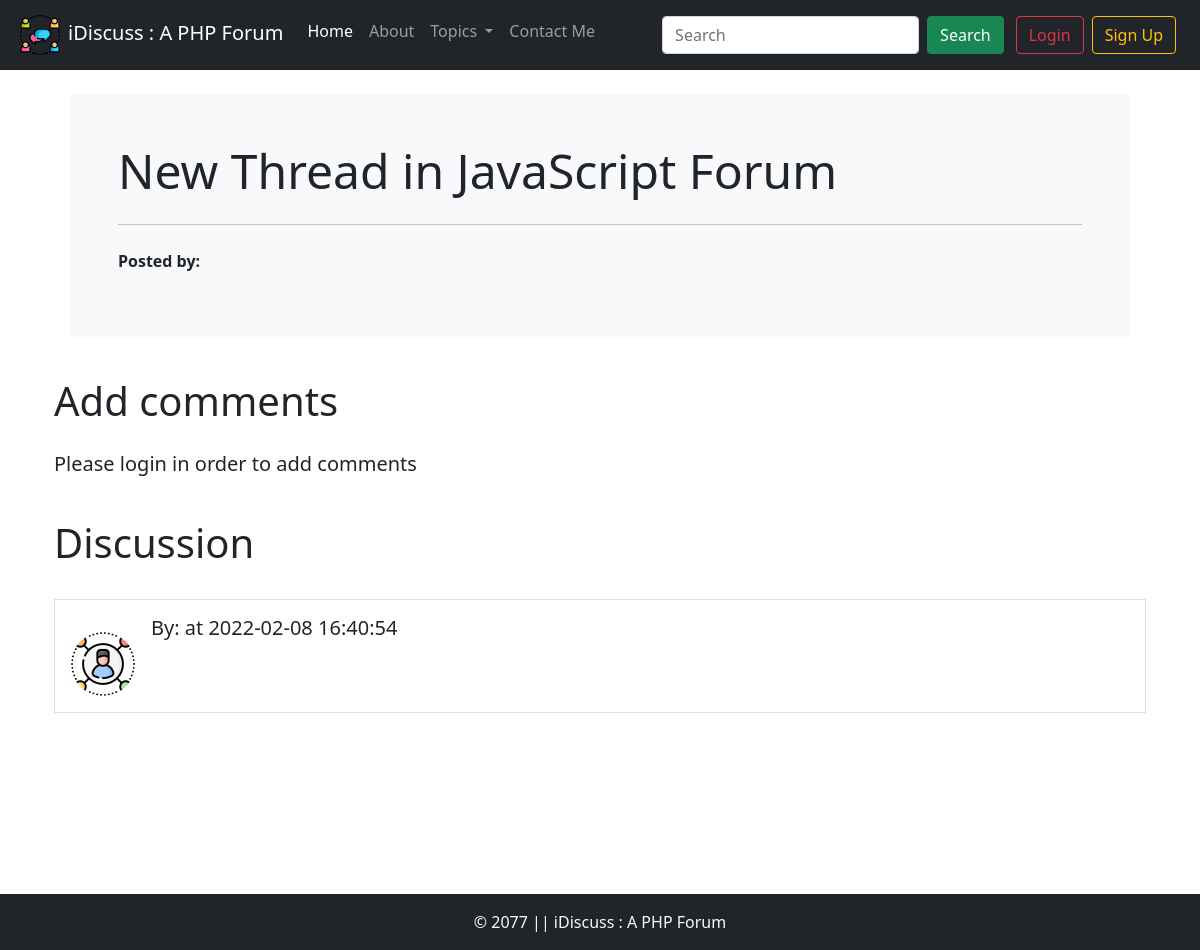
/thread.php?threadid=4, run on an earlier commit of the app's database.
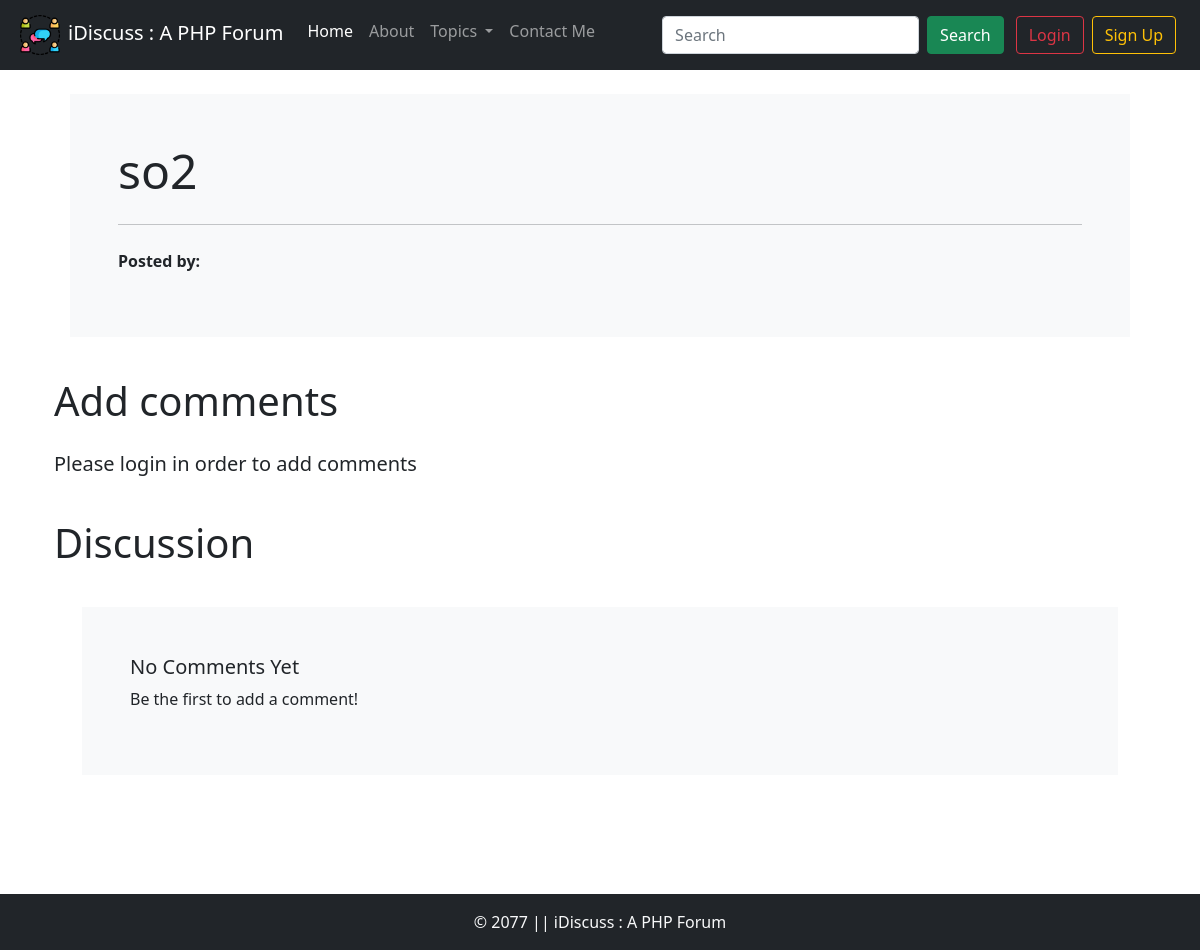
And on a later commit of the database.
### tables this page shows
CREATE TABLE `threads` (
  `thread_id` int(15) NOT NULL,
  `thread_title` text NOT NULL,
  `thread_desc` text NOT NULL,
  `thread_cat_id` int(15) NOT NULL,
  `thread_user_id` int(15) NOT NULL,
  `timestamp` datetime NOT NULL DEFAULT current_timestamp()
);

CREATE TABLE `comments` (
  `comment_id` int(8) NOT NULL,
  `comment_content` text NOT NULL,
  `thread_id` int(8) NOT NULL,
  `comment_by` int(8) NOT NULL,
  `comment_time` timestamp NOT NULL DEFAULT current_timestamp()
);

### thread.php (the view, shortened to what this page needs)
<!doctype html>
<html lang="en">
<head>
    <?php require 'partials/_head.php'; ?>
    <?php require 'partials/_dbconnect.php'; ?>
    <?php
    $id = $_GET['threadid'];
    $sql = "SELECT * FROM `threads` WHERE `thread_id` = $id;";
    $result = mysqli_query($conn, $sql);
    while ($row = mysqli_fetch_assoc($result)) {
        $threadname = $row['thread_title'];
    }
    ?>
</head>
<body>
    <?php require 'partials/_header.php'; ?>
    <?php require 'partials/_dbconnect.php'; ?>
    <div class="container min-vh-100">
        <?php
        $id = $_GET['threadid'];
        $sql = "SELECT * FROM `threads` WHERE `thread_id` = $id;";
        $result = mysqli_query($conn, $sql);
        while ($row = mysqli_fetch_assoc($result)) {
            $threadname = $row['thread_title'];
        }
        ?>
        <div class="container my-4 ">
            <div class="jumbotron bg-light p-5 rounded-lg m-3">
                <h1 class="display-5"> <?php echo $threadname; ?></h1>
                <hr class="my-4">
                <p><b>Posted by: </b><?php echo $_SESSION['username'];?></p>
            </div>
        </div>
        <div class="container my-4">
            <h1 class="py-3">Add comments</h1>
            <?php
            if (isset($_SESSION['loggedin']) && $_SESSION['loggedin'] == TRUE) {
                echo '
                    <form action="' . $_SERVER['REQUEST_URI'] . '" method="POST">
                    <div class="mb-3">
                        <label for="content">Write Your Comment</label>
                        <textarea name="content" id="content" rows="5" class="form-control"></textarea>
                        <input type="hidden" name="sno" value="' . $_SESSION["sno"] . '">
                    </div>
                    <button type="submit" class="btn btn-success">Comment</button>
                    </form>';
            } else {
                echo '
                    <p class = "lead">Please login in order to add comments  </p>
                    ';
            }
            ?>
        </div>
        <div class="container">
            <h1 class="py-3">Discussion</h1>
            <?php
            $id = $_GET['threadid'];
            $sql = "SELECT * FROM `comments` WHERE `thread_id`=$id";
            $result = mysqli_query($conn, $sql);
            $noResult = true;
            while ($row = mysqli_fetch_assoc($result)) {
                $noResult = false;
                $content = $row['comment_content'];
                $time = $row['comment_time'];
                $thread_user_id = $row['comment_by'];
                $sql2 = "SELECT userName from `users` WHERE sno = '$thread_user_id';";
                $result2 = mysqli_query($conn, $sql2);
                $row2 = mysqli_fetch_assoc($result2);
                echo '
                    <div class="d-flex border p-3 my-3">
                        <img src="/iDiscuss/images/default-user.png" class="flex-shrink-0 me-3 mt-3 rounded-circle" width="64px" height="64px" alt="">
                        <div>
                        <h5 class = "my-0 ">By: ' . $row2['userName'] . ' at ' . $time . '</h5>
                            ' . $content . '
                        </div>
                     </div>
                ';
            }
            if ($noResult) {
                echo '
                <div class="container my-4">
                     <div class="jumbotron bg-light p-5 rounded-lg m-3">
                        <h5 class="mt-0">No Comments Yet</h5>
                        <p>Be the first to add a comment!</p>
                    </div>
                </div>
                ';
            }
            ?>
        </div>
    </div>
    <?php require 'partials/_footer.php'; ?>
</body>
</html>

### partials/_head.php (shortened to what this page needs)
<link href="https://cdn.jsdelivr.net/npm/bootstrap@5.1.3/dist/css/bootstrap.min.css" rel="stylesheet">
<link rel="stylesheet" href="https://cdn.jsdelivr.net/npm/bootstrap-icons@1.8.0/font/bootstrap-icons.css">

### partials/_header.php (shortened to what this page needs)
<?php
echo '
<nav class="navbar sticky-top navbar-expand-lg navbar-dark bg-dark">
    <div class="container-fluid">
        <a class="navbar-brand" href="/iDiscuss"><img src="iDiscuss.png" height="40px" class="mx-2">iDiscuss : A PHP Forum</a>
        <button class="navbar-toggler" type="button" data-bs-toggle="collapse" data-bs-target="#navbarSupportedContent" aria-controls="navbarSupportedContent" aria-expanded="false" aria-label="Toggle navigation">
            <span class="navbar-toggler-icon"></span>
        </button>
        <div class="collapse navbar-collapse" id="navbarSupportedContent">
            <ul class="navbar-nav me-auto mb-2 mb-lg-">
                <li class="nav-item">
                    <a class="nav-link active" aria-current="page" href="/iDiscuss">Home</a>
                </li>
                <li class="nav-item">
                    <a class="nav-link" href="/iDiscuss/about.php">About</a>
                </li>
                <li class="nav-item dropdown">
                    <a class="nav-link dropdown-toggle" href="#" id="navbarDropdown" role="button" data-bs-toggle="dropdown" aria-expanded="false">
                        Topics
                    </a>
                    <ul class="dropdown-menu" aria-labelledby="navbarDropdown">
                        <li><a class="dropdown-item" href="#">Some Action</a></li>
                        <li><a class="dropdown-item" href="#">Another action</a></li>
                        <li>
                            <hr class="dropdown-divider">
                        </li>
                        <li><a class="dropdown-item" href="#">Something else here</a></li>
                    </ul>
                </li>
                <li class="nav-item">
                    <a class="nav-link" href="https://masterofcosmos.com" target = "_blank">Contact Me</a>
                </li>
            </ul> ';
if (isset($_SESSION['loggedin']) && $_SESSION['loggedin'] == TRUE) {
    echo '
        <form class="d-flex">
                 <input class="form-control me-2" type="search" placeholder="Search" aria-label="Search">
                 <button class="btn btn-success" type="submit">Search</button>
                 <p class = "text-light my-0 mx-2 align-center">Welcome ' . $_SESSION['username'] . '</p>
                 <a href = "/iDiscuss/partials/_logout.php" class="btn btn-outline-success mx-1 py-2">Logout</a>
        </form>';
} else {
    echo
    '
         <form class="d-flex">
            <input class="form-control me-2" type="search" placeholder="Search" aria-label="Search">
            <button class="btn btn-success" type="submit">Search</button>
        </form>
        <div class="mx-2 py-2 d-flex align-items-center justify-content-around">
                <button class="btn btn-outline-danger mx-1" data-bs-toggle="modal" data-bs-target="#loginModal">Login</button>
                <button class="btn btn-outline-warning mx-1 " data-bs-toggle="modal" data-bs-target="#signupModal">Sign Up</button>
            </div>
        ';
}
echo '
        </div>
    </div>
</nav>
';
?>

### partials/_footer.php (shortened to what this page needs)
<div class="container-fluid bg-dark text-light ">
    <p class="text-center p-3  mb-0">
        &COPY; 2077 || iDiscuss : A PHP Forum
    </p>
</div>

What changed in the data, as far as the page shows it:
removed comments: comment_time "2022-02-08 16:40:54"
changed threads: thread_title "New Thread in JavaScript Forum" → "so2"
Also different on the page:
text now shown: "No Comments Yet Be the first to add a comment!"
